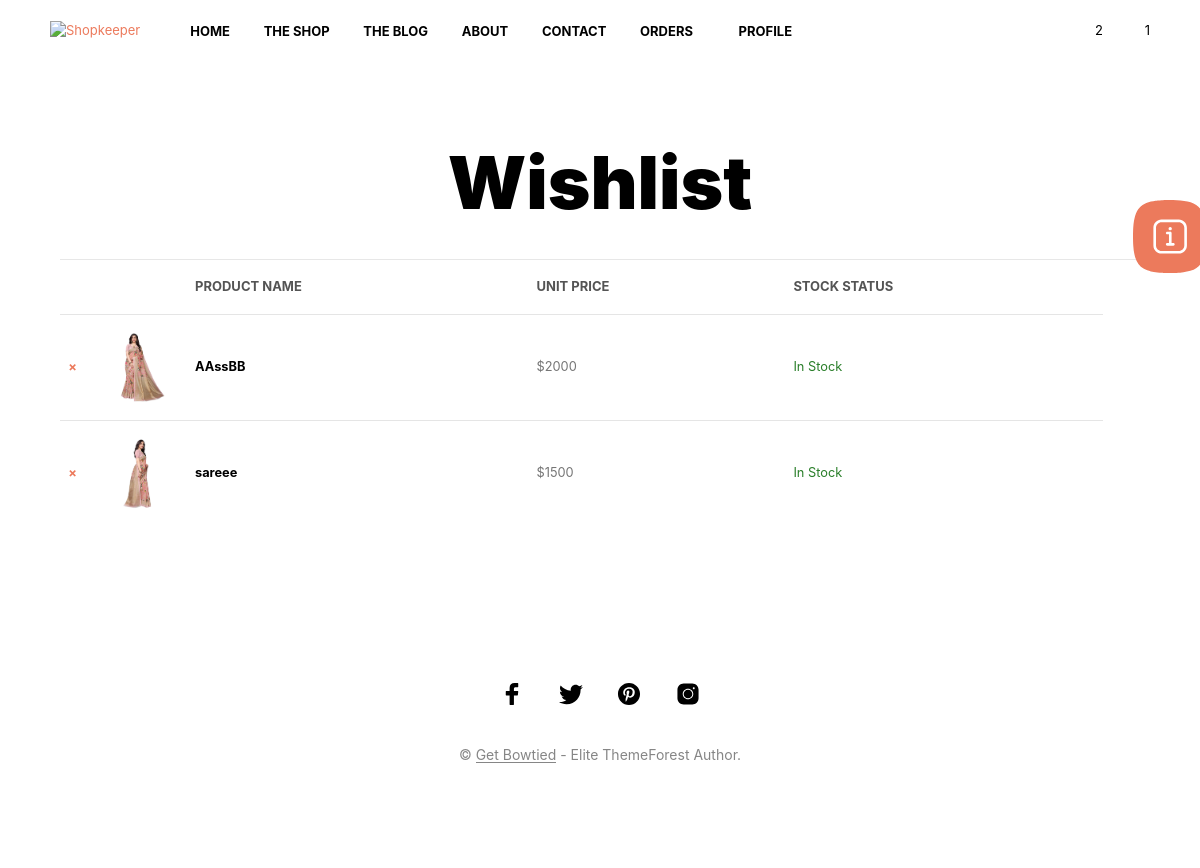
Screenshot of /product/wishlist/ (signed in) with the database file from the repository.
### Product/models.py (models this page shows, shortened)
class Wishlist(models.Model):
    wish_list_user = models.ForeignKey(User, on_delete=models.CASCADE)
    wish_list_product = models.ForeignKey(Product, on_delete=models.CASCADE)
    wish_list_status = models.BooleanField(default=False)

class Product(models.Model):
    pro_cat_name = models.ForeignKey(Category, on_delete=models.CASCADE,blank=True,null=True,related_name="pro_cat_name")
    pro_name = models.CharField(max_length=100)
    pro_price = models.BigIntegerField()
    pro_offer_price = models.BigIntegerField(default=0)
    pro_fake_price = models.BigIntegerField(null=True, blank=True)
    pro_image = models.FileField(blank=True)
    pro_description = models.TextField(null=True, blank=True)
    pro_star = models.CharField(max_length=10, choices=CHOICE_STAR, null=True, blank=True)
    pro_availability = models.BooleanField(default=True)

### Product/views.py (the view)
# urls.py: path('wishlist/', views.wishlist, name="wishlist"),
@login_required
def wishlist(request):
    data = Wishlist.objects.filter(wish_list_user=request.user)
    return render(request, 'wishlist.html', {'data': data})

### Order/context_processor.py (called while the page is built)
def cart(request):
    if request.user.is_authenticated:
        cart = Cart.objects.filter(cart_user=request.user).count()
        return {'check_cart': cart}
    else:
        cart = 0
        return {'cart': cart}

def wishlist(request):
    if request.user.is_authenticated:
        data = Wishlist.objects.filter(wish_list_user=request.user).count()
        return {'check_wish': data}
    else:
        data = 0
        return {'check_wish': data}

### template/wishlist.html (shortened to what this page needs)
{% load static %}
<!DOCTYPE html>
<html lang="en-US">
<head>
	<link media="all" href="{%static 'wp-content/cache/autoptimize/css/autoptimize_3e8e80e9780db4695dbf441b896ff739.css'%}" rel="stylesheet" />
	<link media="only screen and (max-width: 768px)" href="{%static 'wp-content/cache/autoptimize/css/autoptimize_541e2ced151704f4ff1844c6de47ec02.css'%}" rel="stylesheet" />
		<noscript><style> .wpb_animate_when_almost_visible { opacity: 1; }</style></noscript></head>
<body class="page-template-default page page-id-551 wp-embed-responsive theme-shopkeeper woocommerce-no-js woocommerce-wishlist woocommerce woocommerce-page gbt_custom_notif wpb-js-composer js-comp-ver-6.6.0 vc_responsive">
    	<div id="st-container" class="st-container">
            <div class="st-content">
                                <div id="page_wrapper" class=" transparency_light">
                        <div class="top-headers-wrapper site-header-sticky">
<header id="masthead" class="site-header default custom-header-width" role="banner">
    <div class="row">
        <div class="site-header-wrapper">
            <div class="site-branding">
    <div class="site-logo">
        <a href="" rel="home">
                            <img class="site-logo-img" src="https://shopkeeper.wp-theme.design/wp-content/themes/shopkeeper/images/shopkeeper-logo.png" alt="Shopkeeper" />                    </a>
    </div>
                </div>
         {% include 'navbar.html'%}
        </div>
    </div>
</header>
                        </div>
    <div class="page-title-shown">
        <div id="primary" class="content-area">
            <div id="content" class="site-content" role="main">
           		<header class="entry-header " >
                    <div class="row">
                        <div class="large-10 large-centered columns without-sidebar">
                                                        <h1 class="page-title">Wishlist</h1>
                        </div>
                    </div>
                </header>
                    <div id="post-551" class="post-551 page type-page status-publish hentry">
    <div class="row">
		<div class="large-12 columns">
        <div class="entry-content">
<table
	class="shop_table cart wishlist_table wishlist_view traditional responsive   "
	data-pagination="no" data-per-page="5" data-page="1"
	data-id="54092" data-token="4HA9CYXAFENA">
	<thead>
	<tr>
								<th class="product-remove">
			</th>
		<th class="product-thumbnail"></th>
		<th class="product-name">
			<span class="nobr">
				Product name			</span>
		</th>
								<th class="product-price">
				<span class="nobr">
					Unit price				</span>
			</th>
								<th class="product-stock-status">
				<span class="nobr">
					Stock status				</span>
			</th>
								<th class="product-add-to-cart">
			</th>
			</tr>
	</thead>
	<tbody class="wishlist-items-wrapper">
	{% for i in data %}
		<tr id="yith-wcwl-row-5048" data-row-id="5048">
			<td class="product-remove">
				<div>
					<a href="{%url 'del_wishlist' i.id%}" class="" title="Remove this product">&times;</a>
				</div>
			</td>
			<td class="product-thumbnail">
				{% if i.wish_list_product.pro_image == ""%}
				<a href="{%url 'product_description' i.wish_list_product.id%}">
					<img width="350" height="435" src="https://shopkeeper.wp-theme.design/wp-content/uploads/14203267_0-350x435.jpg" class="attachment-woocommerce_thumbnail size-woocommerce_thumbnail" alt="" loading="lazy" />
				</a>
				{% else %}
				<a href="{%url 'product_description'  i.wish_list_product.id%}">
					<img width="350" height="435" src="{{i.wish_list_product.pro_image.url}}" class=" size-woocommerce_thumbnail" alt="" loading="lazy"/>
				</a>
				{% endif %}
			</td>
					<td class="product-name">
						<a href="{%url 'product_description' i.wish_list_product.id%}">
							{{i.wish_list_product.pro_name}}
						</a>
					</td>
						<td class="product-price" style="text-align: left;">
							<span class="woocommerce-Price-amount amount"><bdi>
								<span class="woocommerce-Price-currencySymbol" >&#36;</span>{{i.wish_list_product.pro_price}}</bdi>
							</span>
						</td>
					{% if i.wish_list_product.pro_availability == True %}
						<td class="product-stock-status" style="text-align: left;">
							<span class="wishlist-in-stock">In Stock</span>
						</td>
					{% else %}
						<td class="product-stock-status" style="text-align: left;">
							<span class="wishlist-in-stock" style="color: red;">Out of Stock</span>
						</td>
					{% endif %}
					</tr>
	{% endfor %}
	</tbody>
</table>
                    </div>
		</div>
    </div>
</div>
            </div>
        </div>
    </div>
				<footer id="site-footer" class="site-footer">
					<div class="site-footer-copyright-area">
						<div class="row">
							<div class="large-12 columns">
								<div class="footer_socials_wrapper">
	        <ul class="sk_social_icons_list center">
								<li class="sk_social_icon default_icon">
									<a class="sk_social_icon_link" target="_blank"
										href="">
									</a>
								</li>
								<li class="sk_social_icon default_icon">
									<a class="sk_social_icon_link" target="_blank"
										href="http://twitter.com/GetBowtied">
									</a>
								</li>
								<li class="sk_social_icon default_icon">
									<a class="sk_social_icon_link" target="_blank"
										href="http://www.pinterest.com/">
									</a>
								</li>
								<li class="sk_social_icon default_icon">
									<a class="sk_social_icon_link" target="_blank"
										href="http://instagram.com/getbowtied">
									</a>
								</li>
	        </ul>
		    </div>
								<div class="copyright_text">
                                    © <a href='http://www.getbowtied.com/' target='_blank'>Get Bowtied</a> - Elite ThemeForest Author.                                </div>
							</div>
						</div>
					</div>
				</footer>
			</div>
		</div>
	</div>
		<div class="call-to-action-canvas">
			<button class="call-to-action-toggle"><span class="icon"></span></button>
		</div>
</body>
</html>

### static/wp-content/cache/autoptimize/css/autoptimize_541e2ced151704f4ff1844c6de47ec02.css (style rules this page uses)
:root { --woocommerce:#a46497;--wc-green:#7ad03a;--wc-red:#a00;--wc-orange:#ffba00;--wc-blue:#2ea2cc;--wc-primary:#a46497;--wc-primary-text:#fff;--wc-secondary:#ebe9eb;--wc-secondary-text:#515151;--wc-highlight:#77a464;--wc-highligh-text:#fff;--wc-content-bg:#fff;--wc-subtext:#767676 }
.woocommerce #content table.cart .product-thumbnail,.woocommerce table.cart .product-thumbnail,.woocommerce-page #content table.cart .product-thumbnail,.woocommerce-page table.cart .product-thumbnail { display:none }

### rows the page displays
Wishlist: wish_list_product.pro_image (picture), wish_list_product.pro_name "AAssBB", wish_list_product.pro_price "2000", shows "In Stock"
Wishlist: wish_list_product.pro_image (picture), wish_list_product.pro_name "sareee", wish_list_product.pro_price "1500", shows "In Stock"

### other values shown
{{ check_wish }} "2"
{{ check_cart }} "1"
